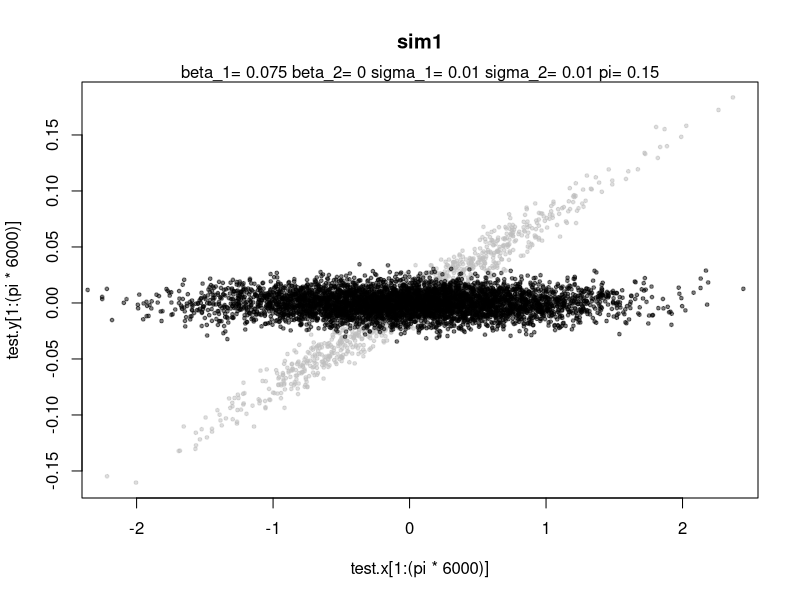
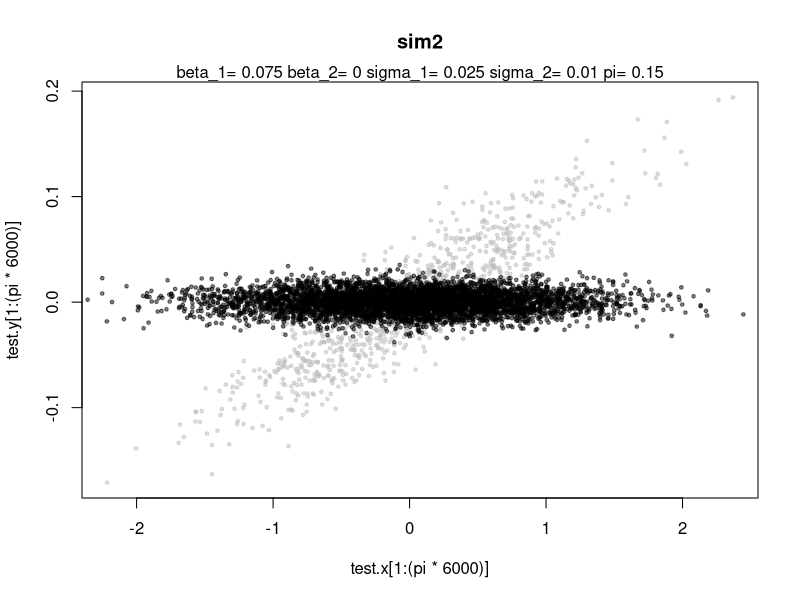
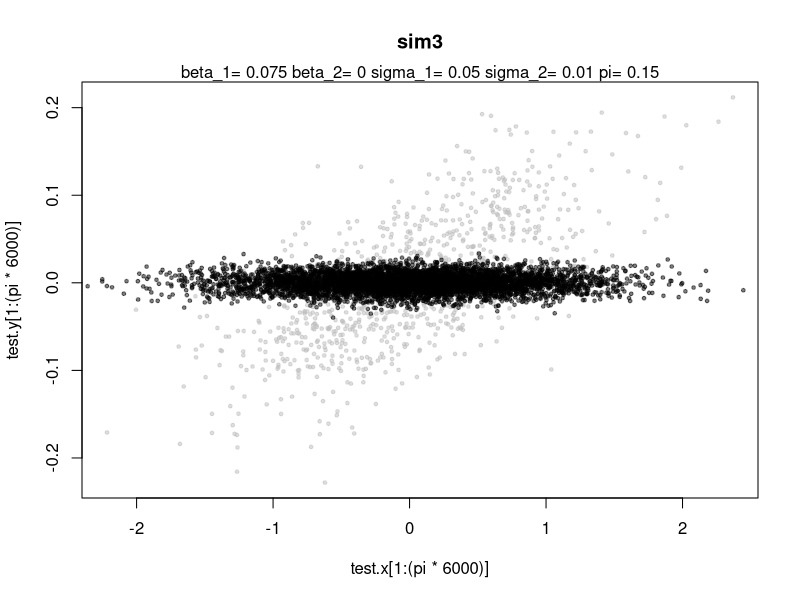
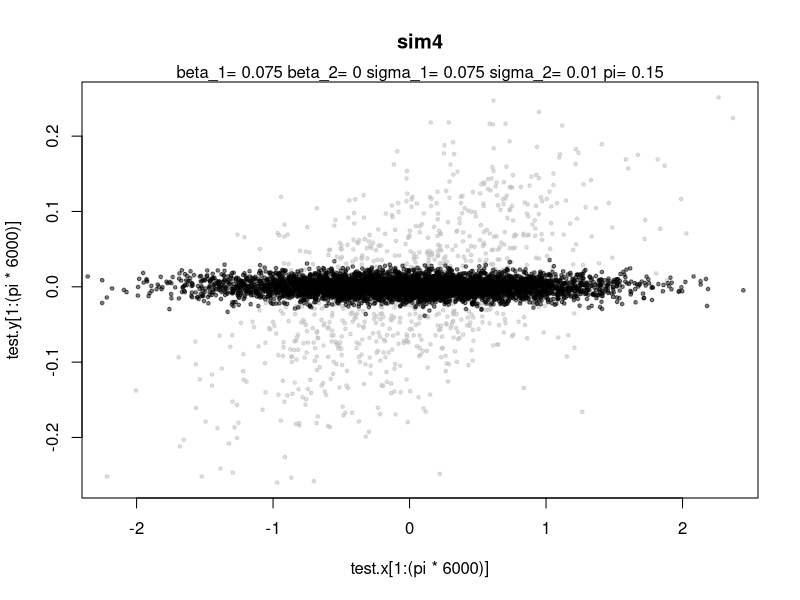
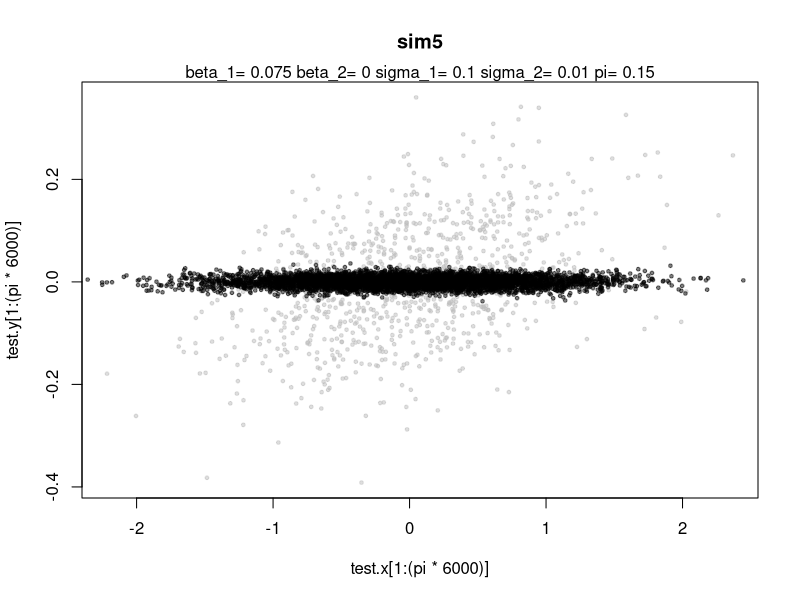
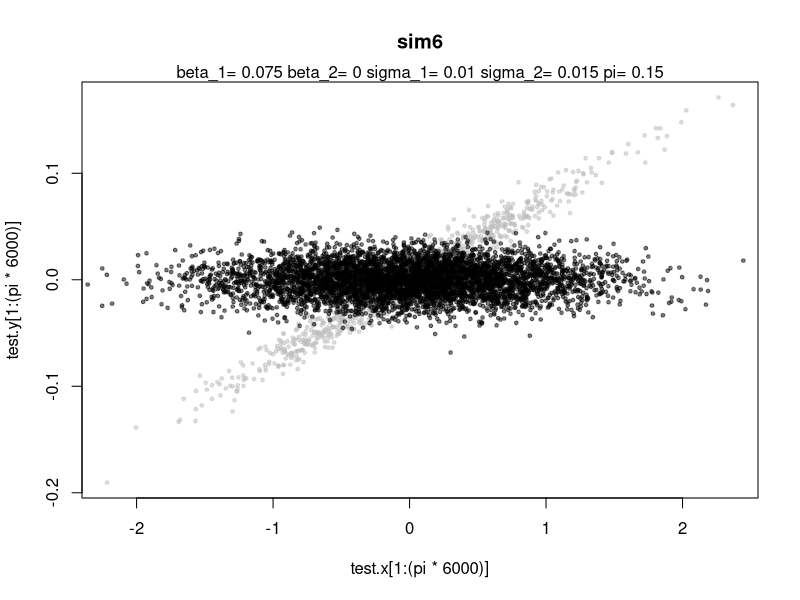
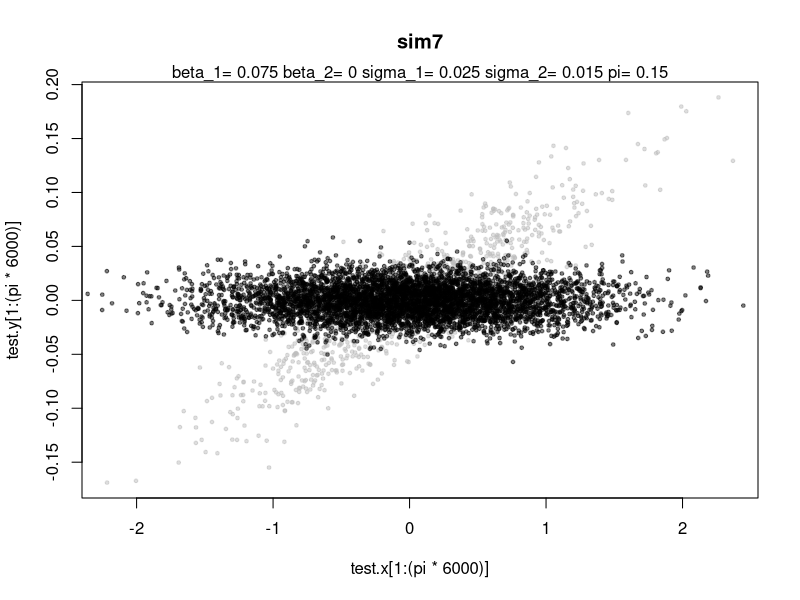
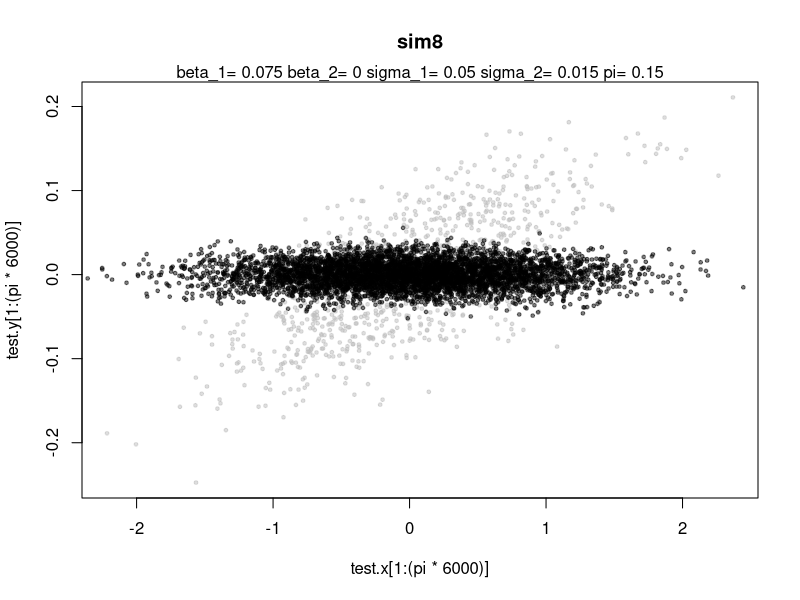

Write the R code that produced these figures, in order. (Note: this script raises an error after producing the figures.)
library(scales)

output_dir <- "sim"
dir.create(file.path(output_dir, "sim_fig"), recursive = TRUE)

test.x <- rnorm(6000, 0, 0.7)
df.x <- data.frame(ID = c(1: 6000), test_X = test.x)
write.table(df.x, file = file.path(output_dir, "sim_x.csv"), quote = FALSE, row.names = FALSE ,sep = "\t")

beta_1 <- c(0.075)
beta_2 <- c(0, 0.001)
sigma_1 <- c(0.01, 0.025, 0.05, 0.075, 0.1)
sigma_2 <- c(0.01, 0.015, 0.02, 0.03, 0.04)
pi <- 0.15

df.y <- data.frame(ID = c(1:6000))
counter <- 1
for (idx_beta_2 in 1: length(beta_2)) {
    for (idx_beta_1 in 1:length(beta_1)) {
        for (idx_sigma_2 in 1: length(sigma_2)) {
            for (idx_sigma_1 in 1: length(sigma_1)) {
                name <- paste0("sim", counter)
                test.y <- vector()
                test.y[1: (pi * 6000)] <- 0 + test.x[1: (pi * 6000)] * beta_1[idx_beta_1] + rnorm((pi * 6000), 0, sigma_1[idx_sigma_1])
                test.y[(pi * 6000 + 1): 6000] <- 0 + test.x[(pi * 6000 + 1): 6000] * beta_2[idx_beta_2] + rnorm(((1 - pi) * 6000), 0, sigma_2[idx_sigma_2])
                
                df.y <- cbind(df.y, test.y)
                png(file.path(output_dir, "sim_fig", paste0(name, ".png")), width = 16, height = 12, units = "cm", res = 300)
                plot(test.x[1: (pi * 6000)], test.y[1: (pi * 6000)], main = name, col = alpha("gray", .5), pch = 19, cex = 0.5)
                points(test.x[(pi * 6000 + 1): 6000], test.y[(pi * 6000 + 1): 6000],
                       col = alpha("black", .5), pch = 19, cex = 0.5)
                mtext(paste("beta_1=", beta_1[idx_beta_1], "beta_2=", beta_2[idx_beta_2],
                            "sigma_1=", sigma_1[idx_sigma_1], "sigma_2=", sigma_2[idx_sigma_2], "pi=", pi), side = 3)
                dev.off()
                counter = counter + 1
                colnames(df.y)[counter] <- name
            }
        }
    }
}
write.csv(df.y, file = file.path(output_dir, "sim_y.csv"), quote = FALSE, row.names = FALSE)
